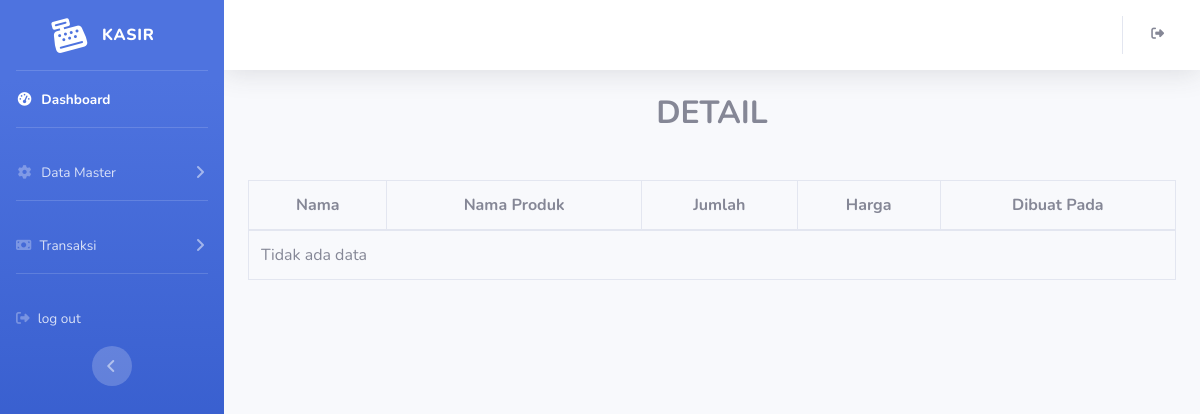
Before: /admin/detail_penjualan.php?id=65 with the older database file.
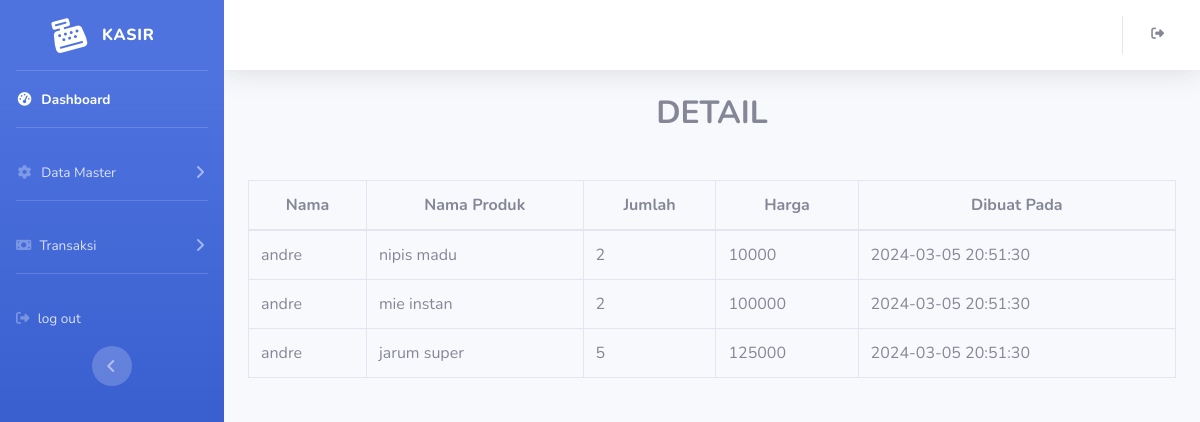
After: the same page with the newer database file.
### tables this page shows
CREATE TABLE `penjualan_detail` (
  `penjualan_detail_id` int(11) NOT NULL,
  `penjualan_id` int(11) NOT NULL,
  `produk_id` int(11) NOT NULL,
  `qty` int(11) NOT NULL,
  `harga_beli` int(11) DEFAULT NULL,
  `harga_jual` int(11) DEFAULT NULL,
  `created_at` timestamp NOT NULL DEFAULT current_timestamp() ON UPDATE current_timestamp()
);

CREATE TABLE `pelanggan` (
  `pelanggan_id` int(11) NOT NULL,
  `toko_id` int(11) NOT NULL,
  `nama_pelanggan` varchar(50) NOT NULL,
  `alamat` varchar(100) NOT NULL,
  `no_hp` varchar(50) NOT NULL,
  `created_at` timestamp NOT NULL DEFAULT current_timestamp() ON UPDATE current_timestamp()
);

CREATE TABLE `produk` (
  `produk_id` int(11) NOT NULL,
  `toko_id` int(11) NOT NULL,
  `nama_produk` varchar(100) NOT NULL,
  `kategori_id` int(11) NOT NULL,
  `satuan` varchar(50) NOT NULL,
  `harga_beli` int(11) NOT NULL,
  `harga_jual` int(11) NOT NULL,
  `created_at` timestamp NOT NULL DEFAULT current_timestamp() ON UPDATE current_timestamp(),
  `stock` int(11) NOT NULL,
  `suplier_id` int(11) NOT NULL
);

### admin/detail_penjualan.php (the view, shortened to what the changed rows need)
<?php
include '../koneksi.php';
$id = $_GET['id'];
$sql = "SELECT pd.*, p.nama_produk, pl.nama_pelanggan
FROM penjualan_detail pd
INNER JOIN produk p ON pd.produk_id = p.produk_id
INNER JOIN penjualan pjl ON pd.penjualan_id = pjl.penjualan_id
INNER JOIN pelanggan pl ON pjl.pelanggan_id = pl.pelanggan_id
WHERE pd.penjualan_id = $id;";
$result = mysqli_query($koneksi, $sql);
?>
<!DOCTYPE html>
    <html lang="en">
    <head>
        <link href="../SBAdmin/vendor/fontawesome-free/css/all.min.css" rel="stylesheet" type="text/css">
        <link rel="stylesheet" href="https://cdnjs.cloudflare.com/ajax/libs/font-awesome/6.5.1/css/all.min.css">
        <link href="../SBAdmin/css/sb-admin-2.min.css" rel="stylesheet">
    </head>
    <body id="page-top">
        <div id="wrapper">
            <div id="content-wrapper" class="d-flex flex-column">
                <div id="content">
            <div id="content-wrapper" class="d-flex flex-column">
                <div id="content">
<body id="page-top">
    <div id="wrapper">
        <div id="content-wrapper" class="d-flex flex-column">
            <div id="content">
                <div class="container-fluid">
                    <h2 class="text-center mb-5" style="font-weight: bold;">DETAIL</h2>
                    <div class="table-responsive">
                        <table class="table table-bordered" id="dataTable" width="100%" cellspacing="0">
                            <thead>
                                <tr class="text-center" style="">
                                    <th>Nama</th>
                                    <th>Nama Produk</th>
                                    <th>Jumlah</th>
                                    <th>Harga </th>
                                    <th>Dibuat Pada</th>
                                </tr>
                            </thead>
                            <tbody>
                                <?php
                                if (mysqli_num_rows($result) > 0) {
                                    while ($row = mysqli_fetch_assoc($result)) {
                                        echo "<tr>";
                                        echo "<td>" . $row["nama_pelanggan"] . "</td>";
                                        echo "<td>" . $row["nama_produk"] . "</td>";
                                        echo "<td>" . $row["qty"] . "</td>";
                                        echo "<td>" . $row["harga_jual"] . "</td>";
                                        echo "<td>" . $row["created_at"] . "</td>";
                                        echo "</tr>";
                                    }
                                } else {
                                    echo "<tr><td colspan='7'>Tidak ada data</td></tr>";
                                }
                                ?>
                            </tbody>
                        </table>
                    </div>
            </div>
        </div>
    </div>
</body>
</html>
</body>
</html>
</body>
</body>
</html>

Changed rows visible on the page:
added penjualan_detail: pelanggan.nama_pelanggan "andre", produk.nama_produk "nipis madu", qty "2", harga_jual "10000", created_at "2024-03-05 20:51:30"
added penjualan_detail: pelanggan.nama_pelanggan "andre", produk.nama_produk "mie instan", qty "2", harga_jual "100000", created_at "2024-03-05 20:51:30"
added penjualan_detail: pelanggan.nama_pelanggan "andre", produk.nama_produk "jarum super", qty "5", harga_jual "125000", created_at "2024-03-05 20:51:30"
Other visible differences:
text no longer shown: "Tidak ada data"
